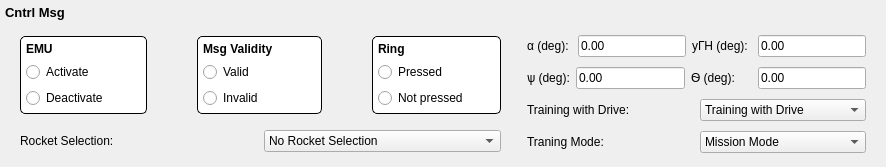
         <widget class="QFrame" name="B2500_Cntrl_Msg">
          <property name="styleSheet">
           <string notr="true">#B2500_Cntrl_Msg { 
border: 2px solid black; 
border-radius: 5px; 
background-color: white; 
}</string>
          </property>
          <layout class="QGridLayout" name="gridLayout">
           <property name="leftMargin">
            <number>5</number>
           </property>
           <property name="topMargin">
            <number>5</number>
           </property>
           <property name="rightMargin">
            <number>5</number>
           </property>
           <property name="bottomMargin">
            <number>5</number>
           </property>
           <item row="0" column="0">
            <widget class="QLabel" name="label_6">
             <property name="font">
              <font>
               <pointsize>10</pointsize>
               <weight>75</weight>
               <bold>true</bold>
              </font>
             </property>
             <property name="text">
              <string>Cntrl Msg</string>
             </property>
            </widget>
           </item>
           <item row="1" column="0">
            <layout class="QHBoxLayout" name="horizontalLayout_5">
             <property name="leftMargin">
              <number>5</number>
             </property>
             <property name="topMargin">
              <number>5</number>
             </property>
             <property name="rightMargin">
              <number>5</number>
             </property>
             <property name="bottomMargin">
              <number>5</number>
             </property>
             <item>
              <layout class="QVBoxLayout" name="verticalLayout_11">
               <property name="leftMargin">
                <number>5</number>
               </property>
               <property name="topMargin">
                <number>0</number>
               </property>
               <property name="rightMargin">
                <number>5</number>
               </property>
               <property name="bottomMargin">
                <number>0</number>
               </property>
               <item>
                <layout class="QHBoxLayout" name="horizontalLayout_10">
                 <property name="spacing">
                  <number>50</number>
                 </property>
                 <property name="leftMargin">
                  <number>5</number>
                 </property>
                 <property name="topMargin">
                  <number>5</number>
                 </property>
                 <property name="rightMargin">
                  <number>5</number>
                 </property>
                 <property name="bottomMargin">
                  <number>5</number>
                 </property>
                 <item>
                  <widget class="QFrame" name="B2500_EMU">
                   <property name="styleSheet">
                    <string notr="true">#B2500_EMU { 
border: 1px solid black; 
border-radius: 5px; 
background-color: white; 
}</string>
                   </property>
                   <layout class="QVBoxLayout" name="verticalLayout_14">
                    <property name="leftMargin">
                     <number>5</number>
                    </property>
                    <property name="topMargin">
                     <number>5</number>
                    </property>
                    <property name="rightMargin">
                     <number>5</number>
                    </property>
                    <property name="bottomMargin">
                     <number>5</number>
                    </property>
                    <item>
                     <widget class="QLabel" name="label_14">
                      <property name="font">
                       <font>
                        <weight>75</weight>
                        <bold>true</bold>
                       </font>
                      </property>
                      <property name="text">
                       <string>EMU</string>
                      </property>
                     </widget>
                    </item>
                    <item>
                     <widget class="QRadioButton" name="radioButton">
                      <property name="text">
                       <string>Activate</string>
                      </property>
                     </widget>
                    </item>
                    <item>
                     <widget class="QRadioButton" name="radioButton_2">
                      <property name="text">
                       <string>Deactivate          </string>
                      </property>
                     </widget>
                    </item>
                   </layout>
                  </widget>
                 </item>
                 <item>
                  <widget class="QFrame" name="B2500_Msg_Validity">
                   <property name="styleSheet">
                    <string notr="true">#B2500_Msg_Validity { 
border: 1px solid black; 
border-radius: 5px; 
background-color: white; 
}</string>
                   </property>
                   <layout class="QVBoxLayout" name="verticalLayout_13">
                    <property name="leftMargin">
                     <number>5</number>
                    </property>
                    <property name="topMargin">
                     <number>5</number>
                    </property>
                    <property name="rightMargin">
                     <number>5</number>
                    </property>
                    <property name="bottomMargin">
                     <number>5</number>
                    </property>
                    <item>
                     <widget class="QLabel" name="label_15">
                      <property name="font">
                       <font>
                        <weight>75</weight>
                        <bold>true</bold>
                       </font>
                      </property>
                      <property name="text">
                       <string>Msg Validity</string>
                      </property>
                     </widget>
                    </item>
                    <item>
                     <widget class="QRadioButton" name="radioButton_3">
                      <property name="text">
                       <string>Valid</string>
                      </property>
                     </widget>
                    </item>
                    <item>
                     <widget class="QRadioButton" name="radioButton_4">
                      <property name="text">
                       <string>Invalid                </string>
                      </property>
                     </widget>
                    </item>
                   </layout>
                  </widget>
                 </item>
                 <item>
                  <widget class="QFrame" name="B2500_Ring">
                   <property name="styleSheet">
                    <string notr="true">#B2500_Ring { 
border: 1px solid black; 
border-radius: 5px; 
background-color: white; 
}</string>
                   </property>
                   <layout class="QVBoxLayout" name="verticalLayout_12">
                    <property name="leftMargin">
                     <number>5</number>
                    </property>
                    <property name="topMargin">
                     <number>5</number>
                    </property>
                    <property name="rightMargin">
                     <number>5</number>
                    </property>
                    <property name="bottomMargin">
                     <number>5</number>
                    </property>
                    <item>
                     <widget class="QLabel" name="label_16">
                      <property name="font">
                       <font>
                        <weight>75</weight>
                        <bold>true</bold>
                       </font>
                      </property>
                      <property name="text">
                       <string>Ring</string>
                      </property>
                     </widget>
                    </item>
                    <item>
                     <widget class="QRadioButton" name="radioButton_5">
                      <property name="text">
                       <string>Pressed</string>
                      </property>
                     </widget>
                    </item>
                    <item>
                     <widget class="QRadioButton" name="radioButton_6">
                      <property name="text">
                       <string>Not pressed        </string>
                      </property>
                     </widget>
                    </item>
                   </layout>
                  </widget>
                 </item>
                </layout>
               </item>
               <item>
                <layout class="QHBoxLayout" name="horizontalLayout_11">
                 <property name="leftMargin">
                  <number>5</number>
                 </property>
                 <property name="topMargin">
                  <number>5</number>
                 </property>
                 <property name="rightMargin">
                  <number>5</number>
                 </property>
                 <property name="bottomMargin">
                  <number>5</number>
                 </property>
                 <item>
                  <widget class="QLabel" name="label_13">
                   <property name="text">
                    <string>Rocket Selection:                          </string>
                   </property>
                  </widget>
                 </item>
                 <item>
                  <widget class="QComboBox" name="comboBox_4">
                   <item>
                    <property name="text">
                     <string>No Rocket Selection</string>
                    </property>
                   </item>
                   <item>
                    <property name="text">
                     <string>16th Rocket Fire</string>
                    </property>
                   </item>
                   <item>
                    <property name="text">
                     <string>15th Rocket Fire</string>
                    </property>
                   </item>
                   <item>
                    <property name="text">
                     <string>14th Rocket Fire</string>
                    </property>
                   </item>
                   <item>
                    <property name="text">
                     <string>Salvo of 8 Rockets</string>
                    </property>
                   </item>
                   <item>
                    <property name="text">
                     <string>Salvo of 16 Rockets</string>
                    </property>
                   </item>
                   <item>
                    <property name="text">
                     <string>Salvo of 4 Rockets</string>
                    </property>
                   </item>
                  </widget>
                 </item>
                </layout>
               </item>
              </layout>
             </item>
             <item>
              <layout class="QVBoxLayout" name="verticalLayout_10">
               <property name="leftMargin">
                <number>5</number>
               </property>
               <property name="topMargin">
                <number>0</number>
               </property>
               <property name="rightMargin">
                <number>5</number>
               </property>
               <property name="bottomMargin">
                <number>0</number>
               </property>
               <item>
                <layout class="QHBoxLayout" name="horizontalLayout_9">
                 <property name="leftMargin">
                  <number>5</number>
                 </property>
                 <property name="topMargin">
                  <number>0</number>
                 </property>
                 <property name="rightMargin">
                  <number>5</number>
                 </property>
                 <property name="bottomMargin">
                  <number>0</number>
                 </property>
                 <item>
                  <widget class="QLabel" name="label_9">
                   <property name="text">
                    <string>α (deg): </string>
                   </property>
                  </widget>
                 </item>
                 <item>
                  <widget class="QLineEdit" name="lineEdit_3">
                   <property name="text">
                    <string>0.00</string>
                   </property>
                  </widget>
                 </item>
                 <item>
                  <widget class="QLabel" name="label_7">
                   <property name="text">
                    <string>уГН (deg): </string>
                   </property>
                  </widget>
                 </item>
                 <item>
                  <widget class="QLineEdit" name="lineEdit_4">
                   <property name="text">
                    <string>0.00</string>
                   </property>
                  </widget>
                 </item>
                </layout>
               </item>
               <item>
                <layout class="QHBoxLayout" name="horizontalLayout_8">
                 <property name="leftMargin">
                  <number>5</number>
                 </property>
                 <property name="topMargin">
                  <number>0</number>
                 </property>
                 <property name="rightMargin">
                  <number>5</number>
                 </property>
                 <property name="bottomMargin">
                  <number>0</number>
                 </property>
                 <item>
                  <widget class="QLabel" name="label_10">
                   <property name="text">
                    <string>ѱ (deg):</string>
                   </property>
                  </widget>
                 </item>
                 <item>
                  <widget class="QLineEdit" name="lineEdit">
                   <property name="text">
                    <string>0.00</string>
                   </property>
                  </widget>
                 </item>
                 <item>
                  <widget class="QLabel" name="label_8">
                   <property name="text">
                    <string>Ѳ (deg):     </string>
                   </property>
                  </widget>
                 </item>
                 <item>
                  <widget class="QLineEdit" name="lineEdit_2">
                   <property name="text">
                    <string>0.00</string>
                   </property>
                  </widget>
                 </item>
                </layout>
               </item>
               <item>
                <layout class="QHBoxLayout" name="horizontalLayout_7">
                 <property name="leftMargin">
                  <number>5</number>
                 </property>
                 <property name="topMargin">
                  <number>0</number>
                 </property>
                 <property name="rightMargin">
                  <number>5</number>
                 </property>
                 <property name="bottomMargin">
                  <number>0</number>
                 </property>
                 <item>
                  <widget class="QLabel" name="label_11">
                   <property name="text">
                    <string>Training with Drive: </string>
                   </property>
                  </widget>
                 </item>
                 <item>
                  <widget class="QComboBox" name="comboBox_2">
                   <item>
                    <property name="text">
                     <string>Training with Drive</string>
                    </property>
                   </item>
                  </widget>
                 </item>
                </layout>
               </item>
               <item>
                <layout class="QHBoxLayout" name="horizontalLayout_6">
                 <property name="leftMargin">
                  <number>5</number>
                 </property>
                 <property name="topMargin">
                  <number>0</number>
                 </property>
                 <property name="rightMargin">
                  <number>5</number>
                 </property>
                 <property name="bottomMargin">
                  <number>0</number>
                 </property>
                 <item>
                  <widget class="QLabel" name="label_12">
                   <property name="text">
                    <string>Traning Mode: </string>
                   </property>
                  </widget>
                 </item>
                 <item>
                  <widget class="QComboBox" name="comboBox_3">
                   <item>
                    <property name="text">
                     <string>Mission Mode</string>
                    </property>
                   </item>
                  </widget>
                 </item>
                </layout>
               </item>
              </layout>
             </item>
            </layout>
           </item>
          </layout>
         </widget>
